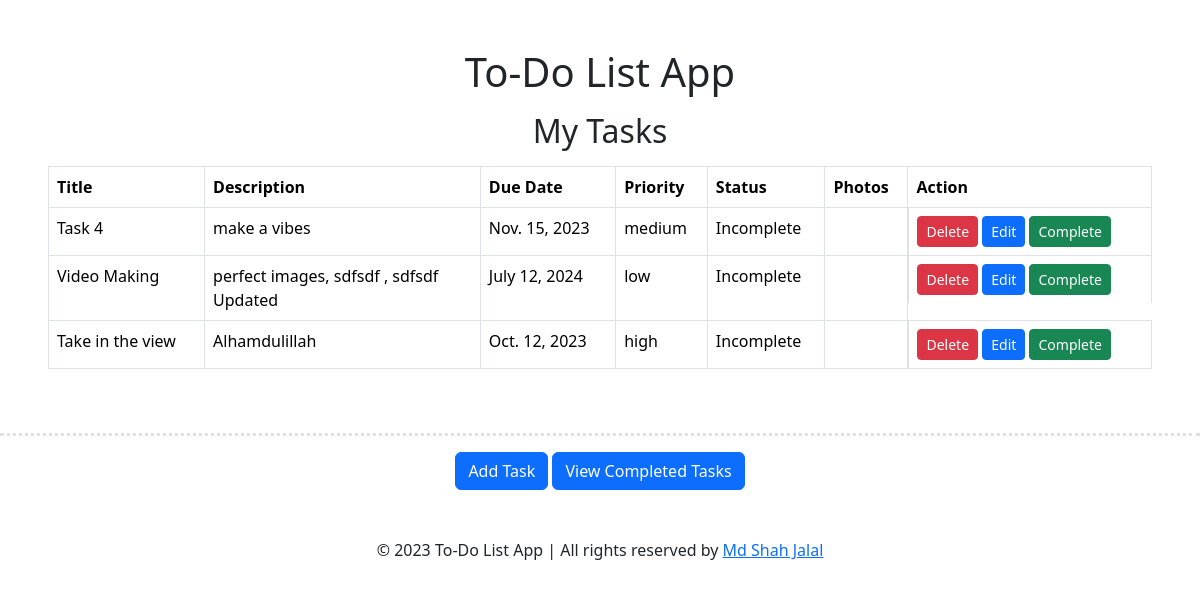
Before: / with the older database file.
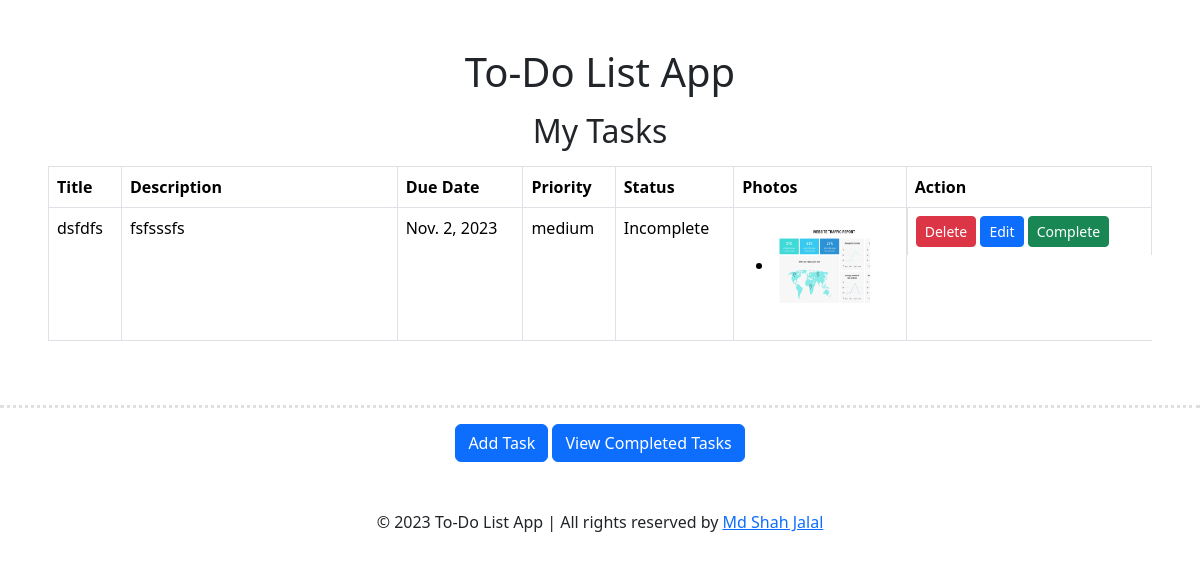
After: the same page with the newer database file.
### todoapp/models.py (models this page shows, shortened)
class TaskModel(models.Model):
    taskTitle = models.CharField(max_length=100)
    taskDescription = models.TextField()
    is_completed = models.BooleanField(default=False)
    taskDueDate = models.DateField(default=timezone.now)
    taskPriority = models.CharField(max_length=20, choices=[
        ('low', 'Low'),
        ('medium', 'Medium'),
        ('high', 'High'),
    ])
    images = models.ManyToManyField('Photo', related_name='tasks', blank=True)

class Photo(models.Model):
    image = models.ImageField(upload_to='task_photos/')

### todoapp/views.py (the view)
# urls.py: path('', show_tasks, name='show_tasks'),
def show_tasks(request):
    tasks = TaskModel.objects.filter(is_completed=False)
    return render(request, 'show_tasks.html', {'tasks': tasks})

### todoapp/templates/show_tasks.html
{% extends 'base.html' %}
{% block content %}
<h2 class="text-center my-3">My Tasks</h2>
{% if tasks %}
<div class="px-5 table-responsive">
    <table class="table table-bordered">
        <thead>
            <tr>
                <th scope="col">Title</th>
                <th scope="col">Description</th>
                <th scope="col">Due Date</th>
                <th scope="col">Priority</th>
                <th scope="col">Status</th>
                <th scope="col">Photos</th>
                <th scope="col">Action</th>
            </tr>
        </thead>
        <tbody>
            {% for task in tasks %}
            <tr>
                <td>{{ task.taskTitle }}</td>
                <td class="w-25">{{ task.taskDescription }}</td>
                <td>{{ task.taskDueDate }}</td>
                <td>{{ task.taskPriority }}</td>
                <td>
                    {% if task.is_completed %}
                        Complete
                    {% else %}
                        Incomplete
                    {% endif %}
                </td>
                <td>
                    <ul>
                        {% for photo in task.images.all %}
                            <li><img class="p-1" src="{{ photo.image.url }}" width="100" height="100" alt="Task Photo"></li>
                        {% endfor %}
                    </ul>
                </td>
                <td class="d-grid gap-2 d-md-block">
                    <a class="btn btn-sm btn-danger" href="{% url 'delete_task' task.id %}" onclick="return confirm('Are you sure you want to delete this task?');">Delete</a>
                    <a class="btn btn-sm btn-primary" href="{% url 'edit_task' task.id %}">Edit</a>
                    <a class="btn btn-sm btn-success" href="{% url 'complete_task' task.id %}">Complete</a>
                </td>
            </tr>
            {% endfor %}
        </tbody>
    </table>
</div>
{% endif %}
<hr style="border-top: 3px dotted #838282;" class="dotted mt-5">
<div class="d-grid gap-2 d-md-block text-center mx-5">
    <a class="btn btn-primary" href="{% url 'add_task' %}">Add Task</a>
    <a class="btn btn-primary" href="{% url 'completed_tasks' %}">View Completed Tasks</a>
</div>
{% endblock %}

### todoapp/templates/base.html (shortened to what this page needs)
<!DOCTYPE html>
<html lang="en">
<head>
    <link href="https://cdn.jsdelivr.net/npm/bootstrap@5.3.1/dist/css/bootstrap.min.css" rel="stylesheet">
</head>
<body>
    <header class="mt-5">
        <h1 class="text-center">To-Do List App</h1>
    </header>
    <div class="content">
        {% block content %}{% endblock %}
    </div>
    <footer class="text-center mt-5">
        <p>&copy; 2023 To-Do List App | All rights reserved by <a target=”_blank” href="https://www.linkedin.com/in/ProgrammerShahJalal/">Md Shah Jalal</a></p>
    </footer>
</body>
</html>

Changed rows visible on the page:
removed TaskModel: taskTitle "Task 4", taskDescription "make a vibes", taskDueDate "Nov. 15, 2023", taskPriority "medium", is_completed "Incomplete"
removed TaskModel: taskTitle "Video Making", taskDescription "perfect images, sdfsdf , sdfsdf Updated", taskDueDate "July 12, 2024", taskPriority "low", is_completed "Incomplete"
removed TaskModel: taskTitle "Take in the view", taskDescription "Alhamdulillah", taskDueDate "Oct. 12, 2023", taskPriority "high", is_completed "Incomplete"
added TaskModel: taskTitle "dsfdfs", taskDescription "fsfsssfs", taskDueDate "Nov. 2, 2023", taskPriority "medium", is_completed "Incomplete"
added Photo: image (picture)
